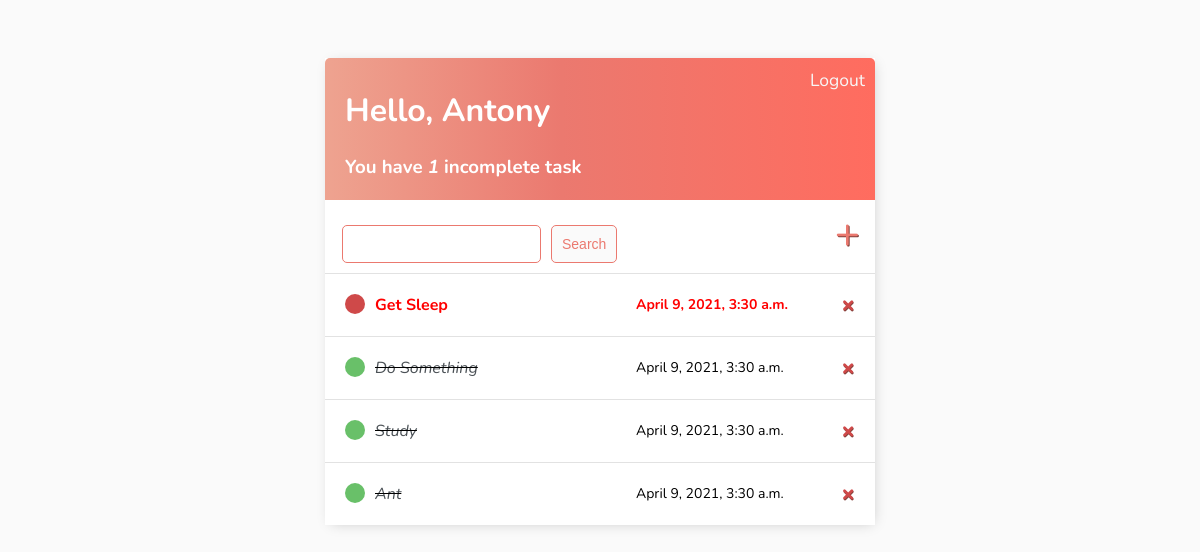
Before: / (signed in) with the older database file.
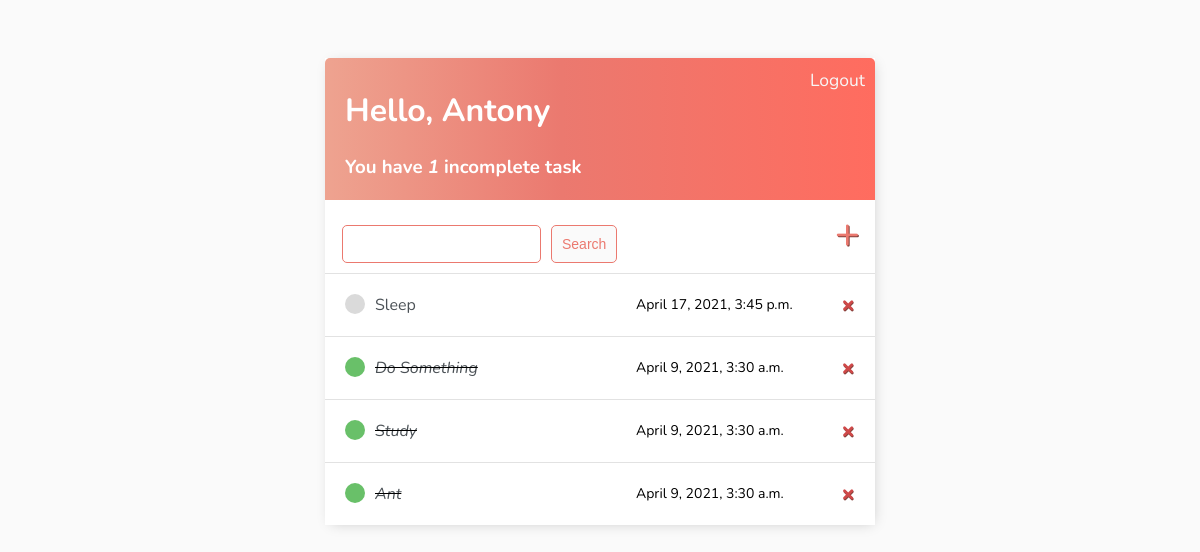
After: the same page with the newer database file.
### todo/models.py (models this page shows)
class Task(models.Model):
    utc=pytz.UTC
    user=models.ForeignKey(User,on_delete=models.CASCADE,null=True,blank=True)
    title=models.CharField(max_length=100)
    description=models.TextField(blank=True,null=True)
    complete=models.BooleanField(default=False)
    created=models.DateTimeField(auto_now_add=True)
    def default_start_time():
        now = timezone.now()
        start = now.replace(hour=22, minute=0, second=0, microsecond=0)
        return start if start > now else start + timedelta(days=1)
    deadline=models.DateTimeField(auto_now_add=False,null=True,blank=False,default=default_start_time)
    def __str__(self):
        return self.title
    def is_end_date(self):
        return timezone.now() > self.deadline
    class Meta:
        ordering=['complete']

### todo/views.py (the view)
# urls.py: path('',TaskList.as_view(),name='ToDoList'),
class TaskList(LoginRequiredMixin,ListView):
    model=Task
    context_object_name='task'
    def get_context_data(self, **kwargs):
        context= super().get_context_data( **kwargs)
        context['task']=context['task'].filter(user=self.request.user)   #filters only user's tasks
        context['task']=context['task'].order_by('complete','deadline')
        context['count']=context['task'].filter(complete=False).count()
        search_input=self.request.GET.get('search-area') or ''
        if search_input:
            context['task']=context['task'].filter(title__startswith=search_input)
        context['search_input']=search_input
        return context

### todo/templates/todo/task_list.html
{% extends 'todo/base.html'%}
{% block content %}
<div class="header-bar">
    <div>
        <h1 style="margin-left: 10px;" >Hello, {{request.user|title}}</h1>
        <h3 style="margin: 10px;">You have <i>{{count}}</i> incomplete task{{count|pluralize:"s"}}</h3>
    </div>
    {% if request.user.is_authenticated %}
    <a href="{% url 'logout' %}">Logout</a>
    {% else %}
    <a href="">Register</a>
    <a href="{% url 'login' %}">Login</a>
    {% endif %}
</div>
<div id="search-add-wrapper">
    <form action="" method="GET" style="margin-top: 20px; display: flex;">
        <input type="text" name="search-area" value="{{search_input}}">
        <input style="margin-left: 10px;" class="button" type="submit" value="Search">
    </form>
    <a id="add-link" href="{% url 'create-task' %}">&#x2b;</a>
</div>
<div class="task-items-wrapper">
    {% for task in task %}
    <div class="task-wrapper">
        {% if task.complete %}
        <div class="task-title">
            <div class="task-complete-icon"></div>
            <i><s><a href="{% url 'update-task' task.id %}">{{task}}</a></s></i>
        </div>
        <div class="deadline">
            {{task.deadline}}
        </div>
        <a class="delete-link" href="{% url 'delete-task' task.id %}">&#215</a>
        {% elif task.is_end_date %}
        <div class="task-title">
            <div class="task-late-icon"></div>
            <b><a style="color: red;" href="{% url 'update-task' task.id %}">{{task}}</a> </b>
        </div>
        <div style="color: red;" class="deadline">
            <b>{{task.deadline}}</b>
        </div>
        <a class="delete-link" href="{% url 'delete-task' task.id %}">&#215</a>
        {% else %}
        <div class="task-title">
            <div class="task-incomplete-icon"></div>
            <a href="{% url 'update-task' task.id %}">{{task}}</a>
        </div>
        <div class="deadline">
            {{task.deadline}}
        </div>
        <a class="delete-link" href="{% url 'delete-task' task.id %}">&#215</a>
        {% endif %}
    </div>
    {% endfor %}
</div>
{% endblock content %}

### todo/templates/todo/base.html (shortened to what this page needs)
<!DOCTYPE html>
<html lang="en">
<head>
</head>
<body>
    <div class="container">
        {% block content %}
        {% endblock content%}
    </div>
</body>
</html>

### todo/templates/todo/base.html (style rules this page uses)
body { background-color: #FAFAFA; padding-top: 50px; font-family: 'Nunito',sans-serif; background-image: url(https://images2.minutemediacdn.com/image/upload/c_crop,h_2164,w_3845,x_0,y_259/v1554918405/shape/mentalfloss/94735-istock-863607936.jpg?itok=ZYfiTd6J); background-repeat: no-repeat; background-size: cover; }
h1,h2,h3,h4,h5,h6 { font-family: 'Nunito',sans-serif; }
a,p { color: #4b5156; }
.header-bar { display: flex; justify-content: space-between; color:#fff; padding: 10px; border-radius: 5px 5px 0 0; background: linear-gradient(90deg,#EEA390 0%,#EB796F 43%,#ff6c5f 100%); }
.header-bar a { color: rgb(247, 247, 247); font-size: 17.5px; text-decoration: none; }
.container { max-width: 550px; margin: auto; background-color: #fff; -webkit-box-shadow: 2px 2px 13px -4px rgba(0, 0, 0, 0.21); box-shadow: 2px 2px 13px -4px rgba(0, 0, 0, 0.21); }
.task-wrapper { display: flex; align-items: center; justify-content: space-between; padding: 20px; background-color: #fff; border-top: 1px solid rgb(226, 226, 226); }
.task-title { display: flex; }
.task-title a { text-decoration: none; color: #4b5156; margin-left: 10px; }
.task-complete-icon { height: 20px; width: 20px; background-color: rgb(105, 192, 105); border-radius: 50%; }
.task-incomplete-icon { height: 20px; width: 20px; background-color: rgb(218, 218, 218); border-radius: 50%; }
.deadline { position: absolute; left: 53%; font-size: 14px; text-align: end; text-decoration: none; justify-content: end; }
.delete-link { text-decoration: none; font-weight: 900; color: #cf4949; font-size: 23px; line-height: 0; text-shadow: 0.5px 0.5px #81413b; }
#add-link { color: #EB796F; text-decoration: none; font-size: 42px; margin-right: 5px; text-shadow: 1px 1px #81413b; }
#search-add-wrapper { display: flex; justify-content: space-between; align-items: center; padding: 10px; margin-left: 7px; margin-top: -5px; }
input[type=text], input[type=email], input[type=password], textarea { border: 1px solid #EB796F; border-radius: 5px; padding: 10px; width: 90%; }
.button { border: 1px solid #EB796F; background-color: #FAFAFA; color: #EB796F; padding: 10px; font-size: 14px; border-radius: 5px; cursor: pointer; text-decoration: none; }

Changed rows visible on the page:
removed Task: title "Get Sleep", deadline "April 9, 2021, 3:30 a.m."
added Task: title "Sleep", deadline "April 17, 2021, 3:45 p.m."
